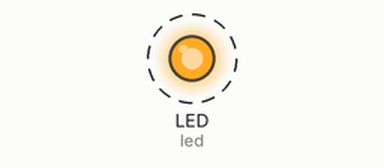
A program run on a simulated CircuitPython board. Shown: output pins drawn as LEDs (lit = HIGH). Dashed ring = blinking.

Above: at 0.12 s.
Timing chart, 0 to 3.0 s (numbered marks = the images above):
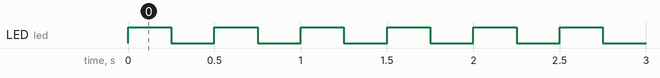

Measured:
- by itself, LED (led): alternates HIGH for 0.25 s and LOW for 0.25 s

The program:

code.py
```python
import board
import digitalio
import time

led = digitalio.DigitalInOut(board.LED)
led.direction = digitalio.Direction.OUTPUT

while True:
  led.value = True
  time.sleep(0.25)
  led.value = False
  time.sleep(0.25)
```
